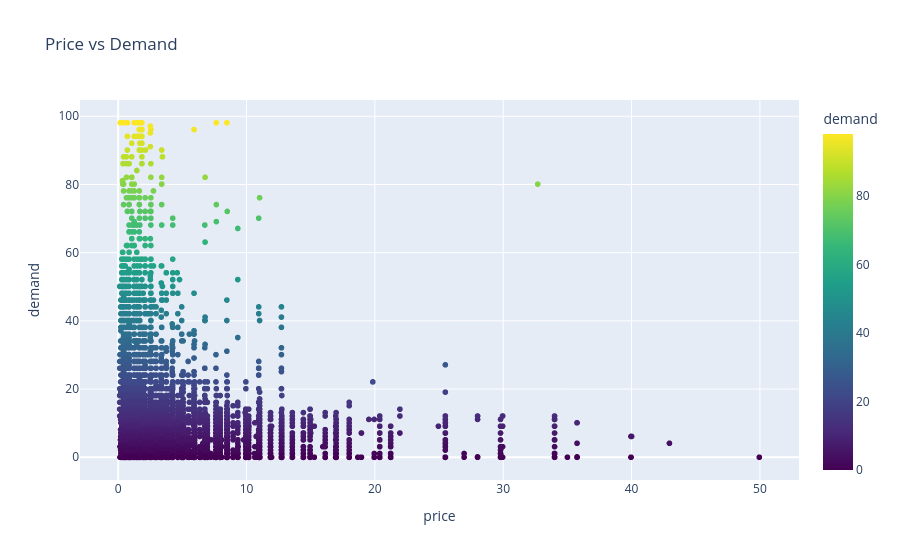

Notebook code cell kept with this figure:
### Code cell
# PRICE VS DEMAND 

fig = px.scatter((df[(df["price"]< 50) & (df["demand"] < 100)]),
                x="price",
                y="demand",
                color="demand",
                title="Price vs Demand",
                color_continuous_scale="viridis")

fig.show()

### Figure 1 — Plotly figure (JSON) as saved in the notebook; plotly's stock layout.template omitted (floating-point values rounded to 4 significant figures; data arrays with more than 128 entries replaced by an {"elided": "..."} marker saying what was removed)
{"data": [{"hovertemplate": "price=%{x}<br>demand=%{marker.color}<extra></extra>", "legendgroup": "", "marker": {"color": {"elided": "19804 float values"}, "coloraxis": "coloraxis", "symbol": "circle"}, "mode": "markers", "name": "", "showlegend": false, "type": "scattergl", "x": {"elided": "19804 float values"}, "xaxis": "x", "y": {"elided": "19804 float values"}, "yaxis": "y"}], "layout": {"coloraxis": {"colorbar": {"title": {"text": "demand"}}, "colorscale": [[0, "#440154"], [0.1111, "#482878"], [0.2222, "#3e4989"], [0.3333, "#31688e"], [0.4444, "#26828e"], [0.5556, "#1f9e89"], [0.6667, "#35b779"], [0.7778, "#6ece58"], [0.8889, "#b5de2b"], [1, "#fde725"]]}, "legend": {"tracegroupgap": 0}, "title": {"text": "Price vs Demand"}, "xaxis": {"anchor": "y", "domain": [0, 1], "title": {"text": "price"}}, "yaxis": {"anchor": "x", "domain": [0, 1], "title": {"text": "demand"}}}}
